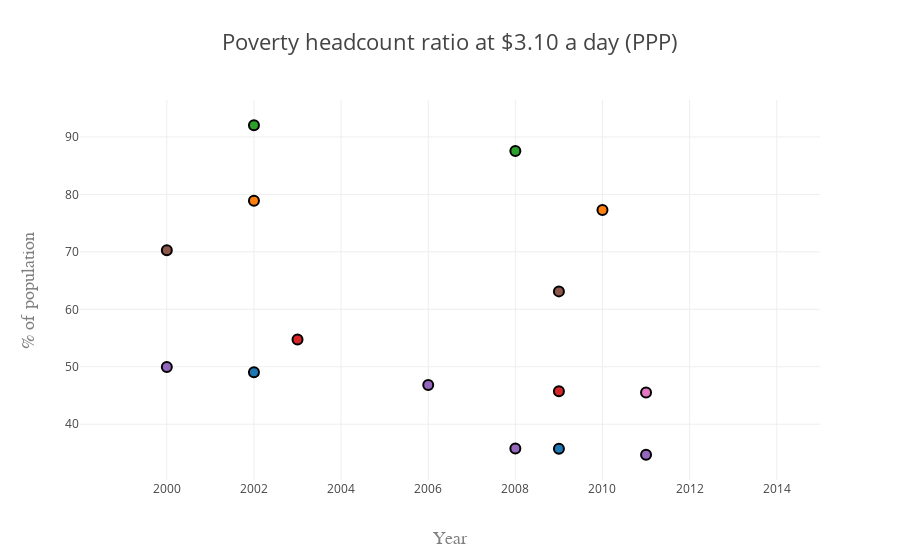

Notebook cell for this chart:
### Code cell
# select neighbor countries and visualize
trace1 = go.Scatter(
    x=df.index,
    y=df.Botswana,
    name='Botswana',
    mode = 'markers',
    marker = dict(
        size = 10,
        line = dict(
            width = 2,
            color = 'rgb(0, 0, 0)'
        )
    )
)

trace2 = go.Scatter(
    x=df.index,
    y=df.Lesotho,
    name='Lesotho',
    mode = 'markers',
    marker = dict(
        size = 10,
        line = dict(
            width = 2,
            color = 'rgb(0, 0, 0)'
        )
    )
)

trace3 = go.Scatter(
    x=df.index,
    y=df.Mozambique,
    name='Mozambique',
    mode = 'markers',
    marker = dict(
        size = 10,
        line = dict(
            width = 2,
            color = 'rgb(0, 0, 0)'
        )
    )
)

trace4 = go.Scatter(
    x=df.index,
    y=df.Namibia,
    name='Namibia',
    mode = 'markers',
    marker = dict(
        size = 10,
        line = dict(
            width = 2,
            color = 'rgb(0, 0, 0)'
        )
    )
)

trace5 = go.Scatter(
    x=df.index,
    y=df['South Africa'],
    name='South Africa',
    mode = 'markers',
    marker = dict(
        size = 10,
        line = dict(
            width = 2,
            color = 'rgb(0, 0, 0)'
        )
    ),
    line = dict(
        width = 4,
        dash = 'dash')
)

trace6 = go.Scatter(
    x=df.index,
    y=df['Swaziland'],
    name='Swaziland',
    mode = 'markers',
    marker = dict(
        size = 10,
        line = dict(
            width = 2,
            color = 'rgb(0, 0, 0)'
        )
    )
)

trace7 = go.Scatter(
    x=df.index,
    y=df['Zimbabwe'],
    name='Zimbabwe',
    mode = 'markers',
    marker = dict(
        size = 10,
        line = dict(
            width = 2,
            color = 'rgb(0, 0, 0)'
        )
    )
)


data = [trace1, trace2, trace3, trace4, trace5, trace6, trace7]
layout = go.Layout(showlegend=False,
    title='Poverty headcount ratio at $3.10 a day (PPP)',
    titlefont=dict(
            size=22),
    xaxis=dict(
        title='Year',
        titlefont=dict(
            family='Courier New, monospace',
            size=18,
            color='#7f7f7f'
        )
    ),
    yaxis=dict(
        title='% of population',
        titlefont=dict(
            family='Courier New, monospace',
            size=18,
            color='#7f7f7f'
        )
    )
)

# create figure for offline use
fig = dict( data=data, layout=layout )

# plot inline
iplot(fig, show_link=False)

# save figure offline
myChart = plotly.offline.plot(fig,output_type="div", show_link="False",include_plotlyjs="Flase",link_text="")
with open("images/poverty310.html", "w") as text_file:
    text_file.write(myChart)

### Figure 1 — Plotly figure (JSON) as saved in the notebook; plotly's stock layout.template omitted (floating-point values rounded to 4 significant figures)
{"data": [{"marker": {"line": {"color": "rgb(0, 0, 0)", "width": 2}, "size": 10}, "mode": "markers", "name": "Botswana", "type": "scatter", "x": [1999, 2000, 2001, 2002, 2003, 2004, 2005, 2006, 2007, 2008, 2009, 2010, 2011, 2012, 2013, 2014], "y": [null, null, null, 49.04, null, null, null, null, null, null, 35.74, null, null, null, null, null]}, {"marker": {"line": {"color": "rgb(0, 0, 0)", "width": 2}, "size": 10}, "mode": "markers", "name": "Lesotho", "type": "scatter", "x": [1999, 2000, 2001, 2002, 2003, 2004, 2005, 2006, 2007, 2008, 2009, 2010, 2011, 2012, 2013, 2014], "y": [null, null, null, 78.9, null, null, null, null, null, null, null, 77.28, null, null, null, null]}, {"marker": {"line": {"color": "rgb(0, 0, 0)", "width": 2}, "size": 10}, "mode": "markers", "name": "Mozambique", "type": "scatter", "x": [1999, 2000, 2001, 2002, 2003, 2004, 2005, 2006, 2007, 2008, 2009, 2010, 2011, 2012, 2013, 2014], "y": [null, null, null, 92.04, null, null, null, null, null, 87.54, null, null, null, null, null, null]}, {"marker": {"line": {"color": "rgb(0, 0, 0)", "width": 2}, "size": 10}, "mode": "markers", "name": "Namibia", "type": "scatter", "x": [1999, 2000, 2001, 2002, 2003, 2004, 2005, 2006, 2007, 2008, 2009, 2010, 2011, 2012, 2013, 2014], "y": [null, null, null, null, 54.74, null, null, null, null, null, 45.72, null, null, null, null, null]}, {"line": {"dash": "dash", "width": 4}, "marker": {"line": {"color": "rgb(0, 0, 0)", "width": 2}, "size": 10}, "mode": "markers", "name": "South Africa", "type": "scatter", "x": [1999, 2000, 2001, 2002, 2003, 2004, 2005, 2006, 2007, 2008, 2009, 2010, 2011, 2012, 2013, 2014], "y": [null, 49.97, null, null, null, null, null, 46.84, null, 35.75, null, null, 34.68, null, null, null]}, {"marker": {"line": {"color": "rgb(0, 0, 0)", "width": 2}, "size": 10}, "mode": "markers", "name": "Swaziland", "type": "scatter", "x": [1999, 2000, 2001, 2002, 2003, 2004, 2005, 2006, 2007, 2008, 2009, 2010, 2011, 2012, 2013, 2014], "y": [null, 70.28, null, null, null, null, null, null, null, null, 63.12, null, null, null, null, null]}, {"marker": {"line": {"color": "rgb(0, 0, 0)", "width": 2}, "size": 10}, "mode": "markers", "name": "Zimbabwe", "type": "scatter", "x": [1999, 2000, 2001, 2002, 2003, 2004, 2005, 2006, 2007, 2008, 2009, 2010, 2011, 2012, 2013, 2014], "y": [null, null, null, null, null, null, null, null, null, null, null, null, 45.5, null, null, null]}], "layout": {"showlegend": false, "title": "Poverty headcount ratio at $3.10 a day (PPP)", "titlefont": {"size": 22}, "xaxis": {"title": "Year", "titlefont": {"color": "#7f7f7f", "family": "Courier New, monospace", "size": 18}}, "yaxis": {"title": "% of population", "titlefont": {"color": "#7f7f7f", "family": "Courier New, monospace", "size": 18}}}}
